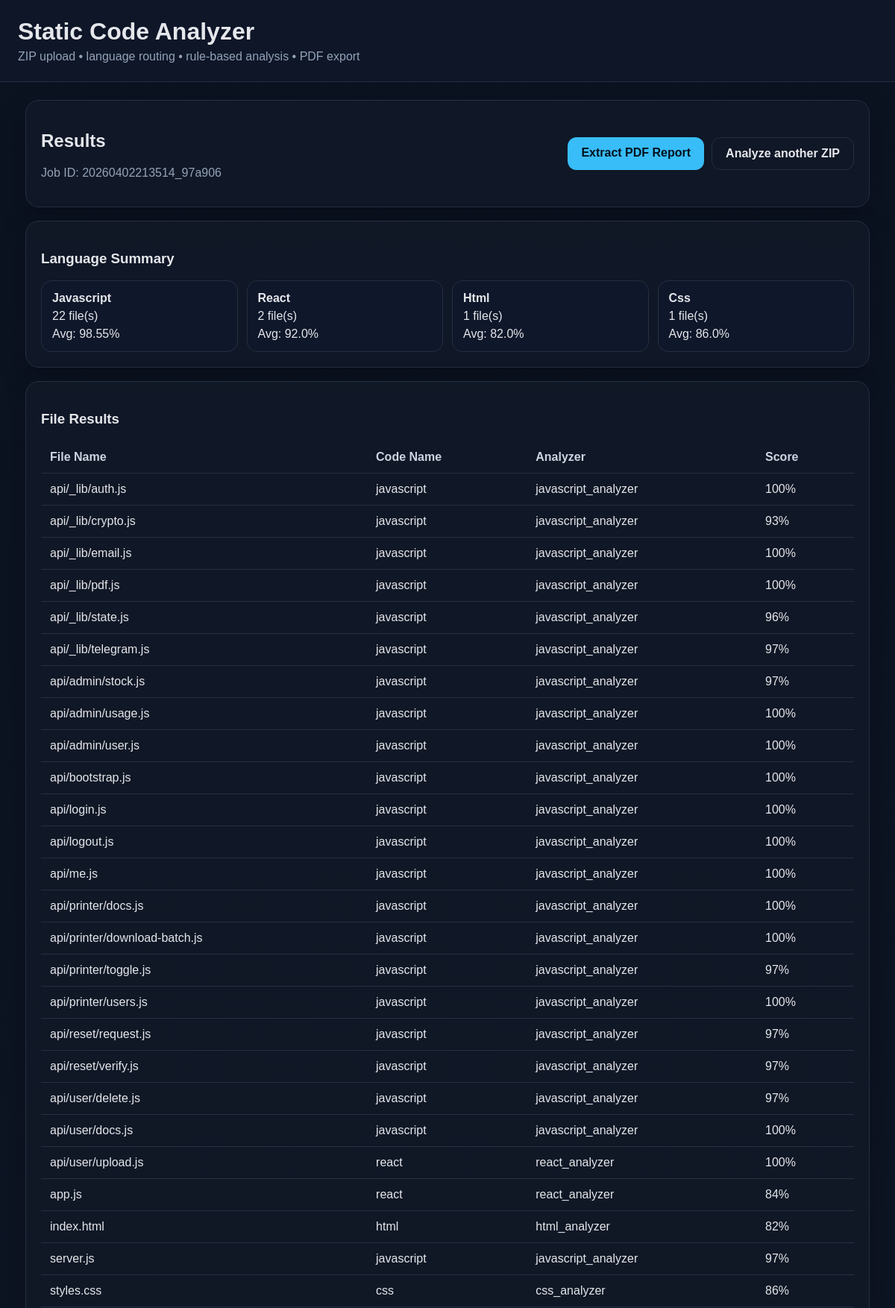
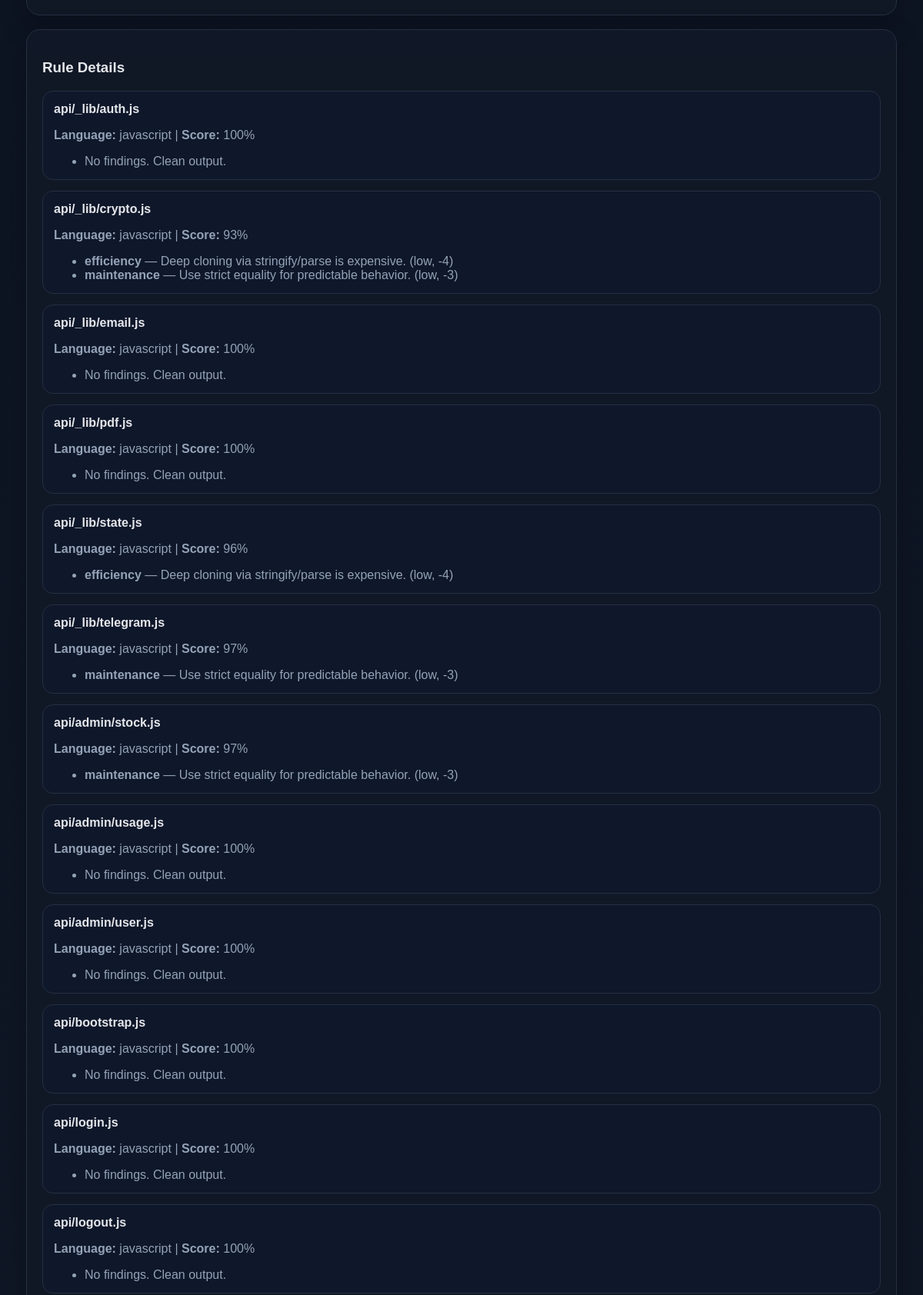
Page /result/20260402213514_97a906 (upper part) on the committed database (2 pictures, top to bottom).
### tables this page shows
CREATE TABLE analyses (
    id INTEGER PRIMARY KEY AUTOINCREMENT,
    job_id TEXT NOT NULL,
    file_path TEXT NOT NULL,
    language TEXT NOT NULL,
    analyzer_name TEXT NOT NULL,
    score INTEGER NOT NULL,
    details_json TEXT NOT NULL,
    created_at TEXT NOT NULL
);

CREATE TABLE files (
    id INTEGER PRIMARY KEY AUTOINCREMENT,
    job_id TEXT NOT NULL,
    relative_path TEXT NOT NULL,
    absolute_path TEXT NOT NULL,
    language TEXT NOT NULL,
    sha256 TEXT NOT NULL,
    size_bytes INTEGER NOT NULL,
    created_at TEXT NOT NULL
);

### analyzer/webapp.py (the view)
    @app.route("/result/<job_id>", methods=["GET"])
    def result(job_id: str):
        results = load_job_results(job_id)
        summary = summarize_results(results)
        return render_template("result.html", job_id=job_id, results=results, summary=summary)

### analyzer/db.py (called while the page is built)
@contextmanager
def get_conn():
    conn = sqlite3.connect(DB_PATH)
    conn.row_factory = sqlite3.Row
    try:
        yield conn
        conn.commit()
    finally:
        conn.close()

### analyzer/engine.py (called while the page is built)
def load_job_results(job_id: str) -> list[dict[str, Any]]:
    with get_conn() as conn:
        rows = conn.execute(
            """
            SELECT f.relative_path, f.language, a.analyzer_name, a.score, a.details_json
            FROM files f
            JOIN analyses a ON f.job_id = a.job_id AND f.absolute_path = a.file_path
            WHERE f.job_id = ?
            ORDER BY f.relative_path ASC
            """,
            (job_id,),
        ).fetchall()
    merged = []
    for row in rows:
        merged.append({
            "file_name": row["relative_path"],
            "language": row["language"],
            "analyzer_name": row["analyzer_name"],
            "score": row["score"],
            "details": json.loads(row["details_json"]),
        })
    return merged

def summarize_results(results: list[dict[str, Any]]) -> dict[str, Any]:
    summary = {}
    for item in results:
        lang = item["language"]
        summary.setdefault(lang, {"count": 0, "total": 0, "files": []})
        summary[lang]["count"] += 1
        summary[lang]["total"] += item["score"]
        summary[lang]["files"].append(item)
    for lang, data in summary.items():
        data["average_score"] = round(data["total"] / data["count"], 2) if data["count"] else 0
    return summary

### templates/result.html (shortened to what this page needs)
{% extends "base.html" %}
{% block content %}
<section class="card">
  <div class="row">
    <div>
      <h2>Results</h2>
      <p>Job ID: {{ job_id }}</p>
    </div>
    <div class="actions">
      <a class="button" href="{{ url_for('report', job_id=job_id) }}">Extract PDF Report</a>
      <a class="button secondary" href="{{ url_for('index') }}">Analyze another ZIP</a>
    </div>
  </div>
</section>
<section class="card">
  <h3>Language Summary</h3>
  <div class="summary-grid">
    {% for lang, data in summary.items() %}
      <div class="summary-box">
        <strong>{{ lang|capitalize }}</strong>
        <span>{{ data.count }} file(s)</span>
        <span>Avg: {{ data.average_score }}%</span>
      </div>
    {% endfor %}
  </div>
</section>
<section class="card">
  <h3>File Results</h3>
  <div class="table-wrap">
    <table>
      <thead>
        <tr>
          <th>File Name</th>
          <th>Code Name</th>
          <th>Analyzer</th>
          <th>Score</th>
        </tr>
      </thead>
      <tbody>
        {% for row in results %}
        <tr>
          <td>{{ row.file_name }}</td>
          <td>{{ row.language }}</td>
          <td>{{ row.analyzer_name }}</td>
          <td>{{ row.score }}%</td>
        </tr>
        {% endfor %}
      </tbody>
    </table>
  </div>
</section>
<section class="card">
  <h3>Rule Details</h3>
  {% for row in results %}
    <div class="file-block">
      <h4>{{ row.file_name }}</h4>
      <p><strong>Language:</strong> {{ row.language }} | <strong>Score:</strong> {{ row.score }}%</p>
      <ul>
        {% for finding in row.details.findings %}
          <li><strong>{{ finding.rule }}</strong> — {{ finding.message }} ({{ finding.severity }}, -{{ finding.score_impact }})</li>
        {% else %}
          <li>No findings. Clean output.</li>
        {% endfor %}
      </ul>
    </div>
  {% endfor %}
</section>
{% endblock %}

### static/css/style.css (style rules this page uses)
:root { --bg: #0b1220; --panel: #111827; --panel-2: #0f172a; --text: #e5e7eb; --muted: #94a3b8; --accent: #38bdf8; --border: #243041; }
* { box-sizing: border-box; }
body { margin: 0; font-family: Arial, Helvetica, sans-serif; background: linear-gradient(180deg, #0b1220, #111827); color: var(--text); }
.card { background: rgba(17, 24, 39, 0.92); border: 1px solid var(--border); border-radius: 18px; padding: 20px; margin-bottom: 18px; box-shadow: 0 14px 40px rgba(0,0,0,.2); }
button, .button { background: var(--accent); color: #04111d; border: 0; padding: 12px 18px; border-radius: 12px; text-decoration: none; font-weight: 700; display: inline-block; cursor: pointer; }
.button.secondary { background: transparent; border: 1px solid var(--border); color: var(--text); }
.grid, .row { display: grid; grid-template-columns: 1fr 1fr; gap: 18px; }
.row { align-items: center; }
.actions { display: flex; gap: 10px; flex-wrap: wrap; justify-content: flex-end; }
.summary-grid { display: grid; grid-template-columns: repeat(auto-fit, minmax(170px, 1fr)); gap: 12px; }
.summary-box { border: 1px solid var(--border); border-radius: 14px; padding: 14px; background: var(--panel-2); display: grid; gap: 6px; }
.table-wrap { overflow-x: auto; }
table { width: 100%; border-collapse: collapse; }
th, td { text-align: left; padding: 12px; border-bottom: 1px solid var(--border); }
th { color: #cbd5e1; }
.file-block { padding: 14px; border: 1px solid var(--border); border-radius: 14px; margin-top: 14px; background: #0f172a; }
.file-block h4 { margin: 0 0 8px; }
.file-block ul { margin: 10px 0 0; color: #dbeafe; }
p, li { color: var(--muted); }

### rows in the picture
analyses: language "Javascript", count "22", average_score "98.55", file_name "api/_lib/auth.js", language "javascript", analyzer_name "javascript_analyzer", score "100"
analyses: language "React", count "2", average_score "92.0", file_name "api/user/upload.js", language "react", analyzer_name "react_analyzer", score "100"
analyses: language "Html", count "1", average_score "82.0", file_name "index.html", language "html", analyzer_name "html_analyzer", score "82"
analyses: language "Css", count "1", average_score "86.0", file_name "styles.css", language "css", analyzer_name "css_analyzer", score "86"
analyses: file_name "api/_lib/crypto.js", language "javascript", analyzer_name "javascript_analyzer", score "93", rule "efficiency" "maintenance", message "Deep cloning via stringify/parse is expensive." "Use strict equality for predictable behavior.", severity "low" "low", score_impact "4" "3"
analyses: file_name "api/_lib/email.js", language "javascript", analyzer_name "javascript_analyzer", score "100"
analyses: file_name "api/_lib/pdf.js", language "javascript", analyzer_name "javascript_analyzer", score "100"
analyses: file_name "api/_lib/state.js", language "javascript", analyzer_name "javascript_analyzer", score "96", rule "efficiency", message "Deep cloning via stringify/parse is expensive.", severity "low", score_impact "4"
analyses: file_name "api/_lib/telegram.js", language "javascript", analyzer_name "javascript_analyzer", score "97", rule "maintenance", message "Use strict equality for predictable behavior.", severity "low", score_impact "3"
analyses: file_name "api/admin/stock.js", language "javascript", analyzer_name "javascript_analyzer", score "97", rule "maintenance", message "Use strict equality for predictable behavior.", severity "low", score_impact "3"
analyses: file_name "api/admin/usage.js", language "javascript", analyzer_name "javascript_analyzer", score "100"
analyses: file_name "api/admin/user.js", language "javascript", analyzer_name "javascript_analyzer", score "100"
analyses: file_name "api/bootstrap.js", language "javascript", analyzer_name "javascript_analyzer", score "100"
analyses: file_name "api/login.js", language "javascript", analyzer_name "javascript_analyzer", score "100"
analyses: file_name "api/logout.js", language "javascript", analyzer_name "javascript_analyzer", score "100"
analyses: file_name "api/me.js", language "javascript", analyzer_name "javascript_analyzer", score "100"
analyses: file_name "api/printer/docs.js", language "javascript", analyzer_name "javascript_analyzer", score "100"
analyses: file_name "api/printer/download-batch.js", language "javascript", analyzer_name "javascript_analyzer", score "100"
analyses: file_name "api/printer/toggle.js", language "javascript", analyzer_name "javascript_analyzer", score "97"
analyses: file_name "api/printer/users.js", language "javascript", analyzer_name "javascript_analyzer", score "100"
analyses: file_name "api/reset/request.js", language "javascript", analyzer_name "javascript_analyzer", score "97"
analyses: file_name "api/reset/verify.js", language "javascript", analyzer_name "javascript_analyzer", score "97"
analyses: file_name "api/user/delete.js", language "javascript", analyzer_name "javascript_analyzer", score "97"
analyses: file_name "api/user/docs.js", language "javascript", analyzer_name "javascript_analyzer", score "100"
analyses: file_name "app.js", language "react", analyzer_name "react_analyzer", score "84"
analyses: file_name "server.js", language "javascript", analyzer_name "javascript_analyzer", score "97"

### other values in the picture
{{ job_id }} "20260402213514_97a906"
